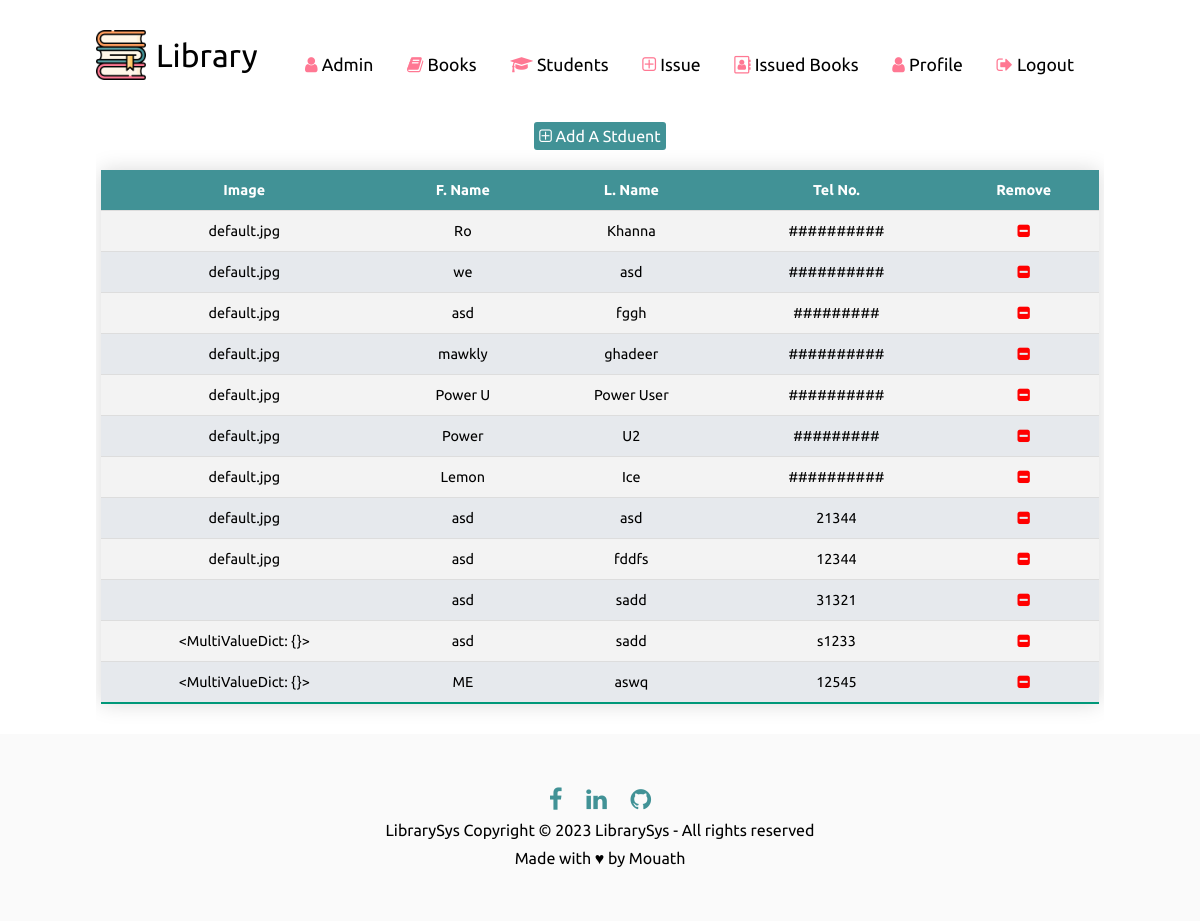
Page /students/ (signed in) on the earlier database version.
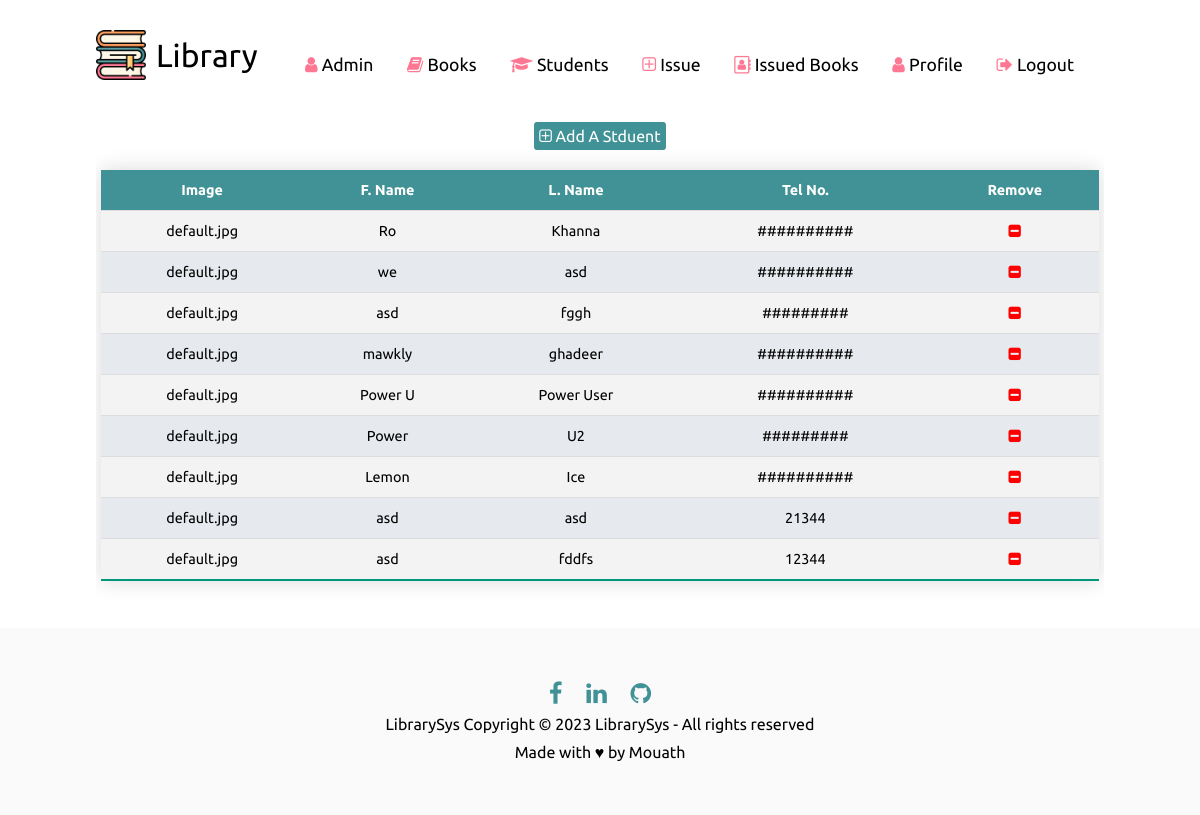
Same page on the later database version.
### LibraryApp/models.py (models this page shows, shortened)
class Student(models.Model):
    FName=models.CharField(max_length=10)
    LName=models.CharField(max_length=10)
    TelNo=models.CharField(max_length=10)
    user=models.OneToOneField(
        User,
        on_delete=models.CASCADE
    )
    image = models.ImageField(upload_to='images/',  blank=True)

### LibraryApp/views.py (the view)
# urls.py: path('students/', views.Students, name='Students'),
def Students(req):
    if(req.user.is_superuser):
        students=models.Student.objects.all()
        con={
            'students':students
        }
        return render(req,'Library/Students.html',con)
    else:
        return HttpResponse('impossible, not Autherized!')  # to be replaced by Messsege later

### LibraryApp/templates/Library/Students.html
{% extends 'base.html' %}
{% block content %}
<div class="mytable std">
    <div class="add-btn">
        <a href="{% url 'LibraryApp:AddStudents' %}"><i class="fa fa-plus-square-o" aria-hidden="true"></i>  Add A Stduent</a>
    </div>
    <table class="styled-table std">
        <th>Image</th>
        <th>F. Name</th>
        <th>L. Name</th>
        <th>Tel No.</th>
        <th>Remove</th>
        {% for i in students %}
        <tr>
            <td>{{i.image}}</td>
            <td>{{i.FName}}</td>
            <td>{{i.LName}}</td>
            <td>{{i.TelNo}}</td>
            <td><a href="{% url 'LibraryApp:delStudents' i.id %}"><i class="fa fa-minus-square" aria-hidden="true"></i></a></td>
        </tr>
        {% endfor %}
    </table>
</div>
{% endblock %}

Differences in the rows shown:
removed Student: FName "asd", LName "sadd", TelNo "31321"
removed Student: image "<MultiValueDict: {}>", FName "asd", LName "sadd", TelNo "s1233"
removed Student: image "<MultiValueDict: {}>", FName "ME", LName "aswq", TelNo "12545"
